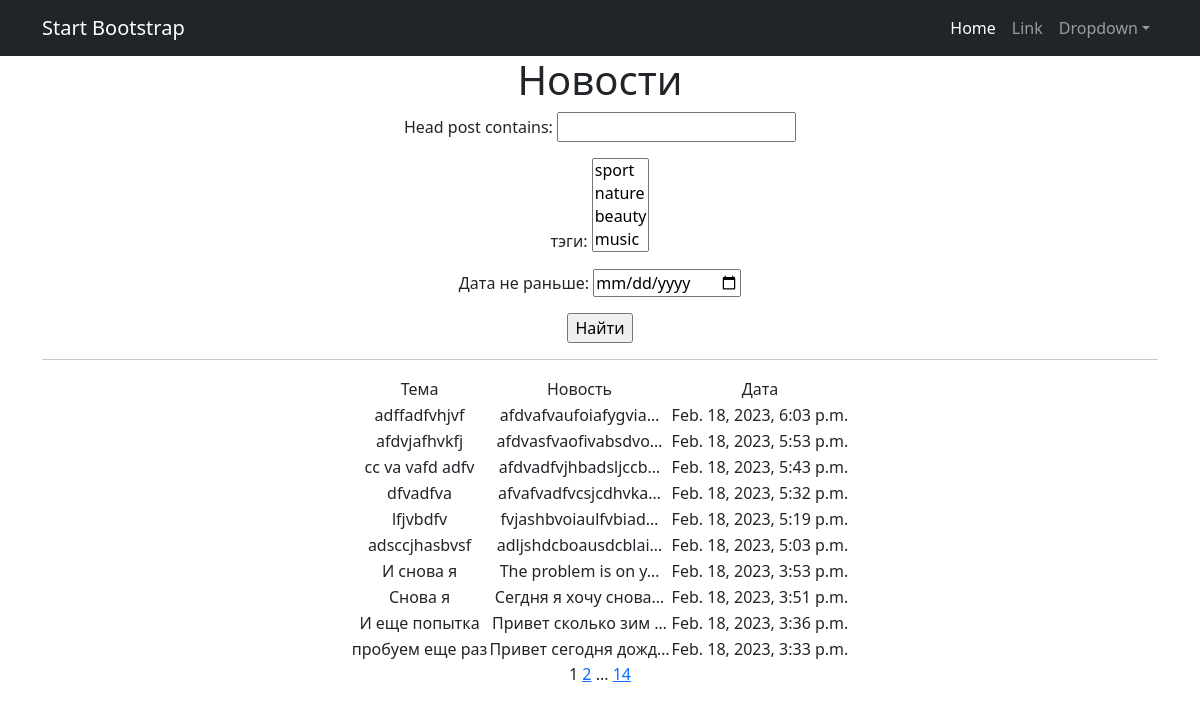
Page /post/ on the committed database.
### newstrueapp/models.py (models this page shows, shortened)
class Post(models.Model):
    date_post = models.DateTimeField(auto_now_add=True)
    head_post = models.CharField(max_length = 50, null=True)
    text_post = models.TextField()
    rating_post = models.IntegerField(default=0.0)
    type_post = models.CharField(max_length = 7, default='news')
    author = models.ForeignKey(Author, on_delete=models.CASCADE)
    cathegories = models.ManyToManyField (Cathegory, through = 'PostCathegory')

### newstrueapp/views.py (the view)
# urls.py: path('', PostList.as_view(), name = 'post_list'),
class PostList(ListView):
    model = Post
    ordering = '-date_post'
    template_name = 'news.html'
    context_object_name = 'posts'
    paginate_by = 10
    def get_queryset(self):
        queryset = super().get_queryset()
        self.filterset = PostFilter(self.request.GET, queryset)
        return self.filterset.qs
    def get_context_data(self, **kwargs):
        context = super().get_context_data(**kwargs)
        context['filterset'] = self.filterset
        return context

### newstrueapp/models.py (called while the page is built)
    def __str__(self):
        return f'{self.cathegory_name}'

### newstrueapp/templatetags/custom_tags.py (called while the page is built)
@register.simple_tag(takes_context=True)
def url_replace(context, **kwargs):
   d = context['request'].GET.copy()
   for k, v in kwargs.items():
       d[k] = v
   return d.urlencode()

### templates/news.html (shortened to what this page needs)
{% extends 'flatpages/default.html' %}
{% load custom_tags %}
{% block content %}
<h1>Новости</h1>
   <form action="" method="get">
       {{ filterset.form.as_p }}
       <input type="submit" value="Найти" />
   </form>
<hr>
{% if posts %}
    <table align="center">
        <tr>
            <td>Тема</td>
            <td>Новость</td>
            <td>Дата</td>
        </tr>
        {% for post in posts %}
        <tr>
            <td>{{ post.head_post }}</td>
            <td>{{ post.text_post|truncatechars:20 }}</td>
            <td>{{ post.date_post }}</td>
        </tr>
        {% endfor %}
    </table>
{% else %}
       <h2>Новостей нет!</h2>
   {% endif %}
   {{ page_obj.number }}
   {% if page_obj.has_next %}
       <a href="?{% url_replace page=page_obj.next_page_number %}">{{ page_obj.next_page_number }}</a>
       {% if paginator.num_pages != page_obj.next_page_number %}
           ...
           <a href="?{% url_replace page=page_obj.paginator.num_pages %}">{{ page_obj.paginator.num_pages }}</a>
       {% endif %}
   {% endif %}
{% endblock content %}

### rows in the picture
Post: head_post "adffadfvhjvf", text_post "afdvafvaufoiafygvia…", date_post "Feb. 18, 2023, 6:03 p.m."
Post: head_post "afdvjafhvkfj", text_post "afdvasfvaofivabsdvo…", date_post "Feb. 18, 2023, 5:53 p.m."
Post: head_post "cc va vafd adfv", text_post "afdvadfvjhbadsljccb…", date_post "Feb. 18, 2023, 5:43 p.m."
Post: head_post "dfvadfva", text_post "afvafvadfvcsjcdhvka…", date_post "Feb. 18, 2023, 5:32 p.m."
Post: head_post "lfjvbdfv", text_post "fvjashbvoiaulfvbiad…", date_post "Feb. 18, 2023, 5:19 p.m."
Post: head_post "adsccjhasbvsf", text_post "adljshdcboausdcblai…", date_post "Feb. 18, 2023, 5:03 p.m."
Post: head_post "И снова я", text_post "The problem is on y…", date_post "Feb. 18, 2023, 3:53 p.m."
Post: head_post "Снова я", text_post "Сегдня я хочу снова…", date_post "Feb. 18, 2023, 3:51 p.m."
Post: head_post "И еще попытка", text_post "Привет сколько зим …", date_post "Feb. 18, 2023, 3:36 p.m."
Post: head_post "пробуем еще раз", text_post "Привет сегодня дожд…", date_post "Feb. 18, 2023, 3:33 p.m."

### other values in the picture
{{ page_obj.number }} "1"
{{ page_obj.next_page_number }} "2"
{{ page_obj.paginator.num_pages }} "14"
